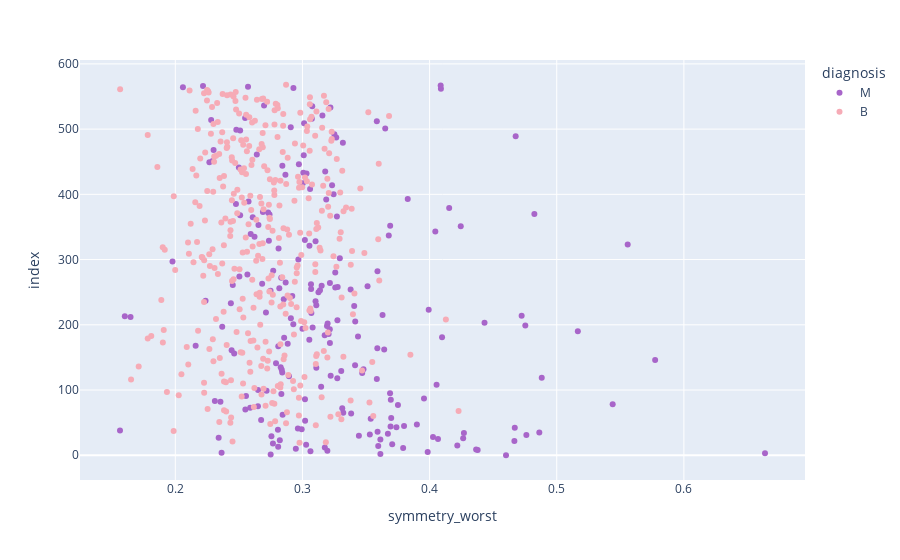

Notebook source saved alongside this figure:
### Code cell
px.scatter(data_frame=df,x="symmetry_worst",color="diagnosis",color_discrete_sequence=['#A865C9','#f6abb6'])

### Figure 1 — Plotly figure (JSON) as saved in the notebook; plotly's stock layout.template omitted (floating-point values rounded to 4 significant figures; data arrays with more than 128 entries replaced by an {"elided": "..."} marker saying what was removed)
{"data": [{"hovertemplate": "diagnosis=M<br>symmetry_worst=%{x}<br>index=%{y}<extra></extra>", "legendgroup": "M", "marker": {"color": "#A865C9", "symbol": "circle"}, "mode": "markers", "name": "M", "orientation": "h", "showlegend": true, "type": "scatter", "x": {"elided": "212 float values"}, "xaxis": "x", "y": {"elided": "212 int values"}, "yaxis": "y"}, {"hovertemplate": "diagnosis=B<br>symmetry_worst=%{x}<br>index=%{y}<extra></extra>", "legendgroup": "B", "marker": {"color": "#f6abb6", "symbol": "circle"}, "mode": "markers", "name": "B", "orientation": "h", "showlegend": true, "type": "scatter", "x": {"elided": "357 float values"}, "xaxis": "x", "y": {"elided": "357 int values"}, "yaxis": "y"}], "layout": {"legend": {"title": {"text": "diagnosis"}, "tracegroupgap": 0}, "margin": {"t": 60}, "xaxis": {"anchor": "y", "domain": [0, 1], "title": {"text": "symmetry_worst"}}, "yaxis": {"anchor": "x", "domain": [0, 1], "title": {"text": "index"}}}}
